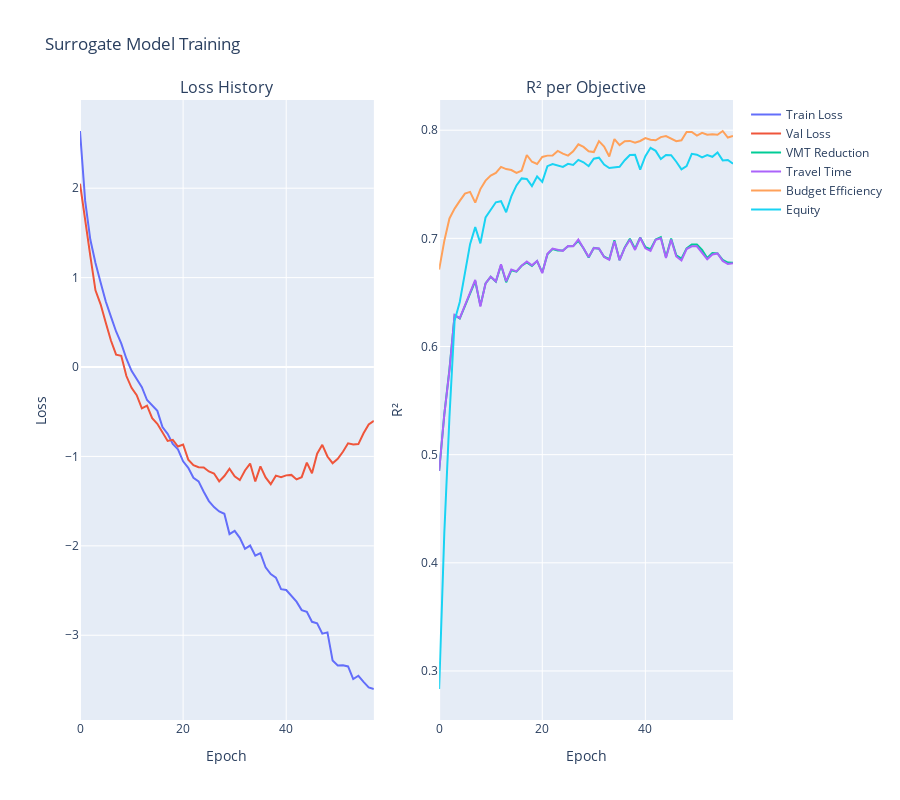

Source (notebook cell):
### Code cell
# Plot training history
fig = make_subplots(rows=1, cols=2, subplot_titles=['Loss History', 'R² per Objective'])

# Loss plot
fig.add_trace(
    go.Scatter(y=history['train_loss'], name='Train Loss', mode='lines'),
    row=1, col=1
)
fig.add_trace(
    go.Scatter(y=history['val_loss'], name='Val Loss', mode='lines'),
    row=1, col=1
)

# R² plot
r2_array = np.array(history['val_r2'])
for i, name in enumerate(obj_names):
    fig.add_trace(
        go.Scatter(y=r2_array[:, i], name=name, mode='lines'),
        row=1, col=2
    )

fig.update_layout(height=800, title_text="Surrogate Model Training")
fig.update_xaxes(title_text="Epoch", row=1, col=1)
fig.update_xaxes(title_text="Epoch", row=1, col=2)
fig.update_yaxes(title_text="Loss", row=1, col=1)
fig.update_yaxes(title_text="R²", row=1, col=2)
fig.show()
